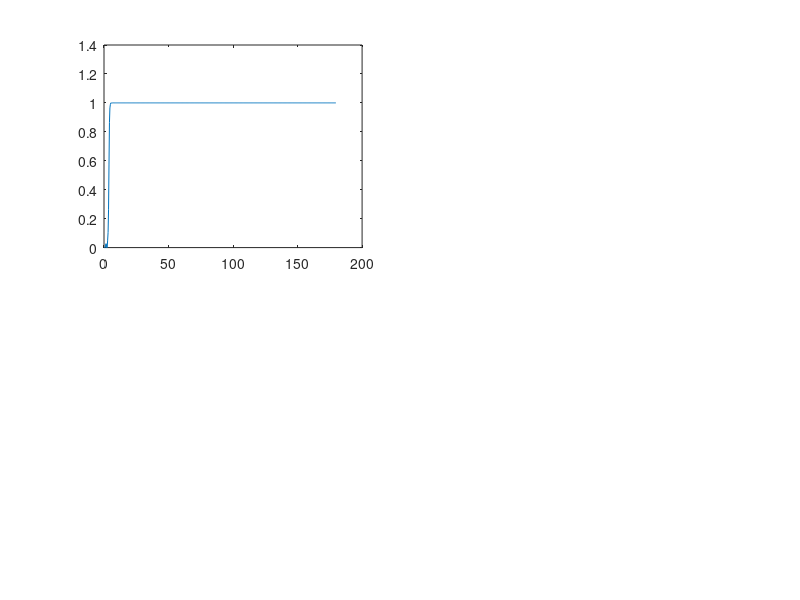

Write MATLAB code to recreate this figure. (Note: this script raises an error after producing the figure.)
%% designing high pass filter:

fs =360;
filterorder=10;
cutoffFreq=4;
[b, a]=butter(filterorder, cutoffFreq/(fs/2),'high');

% plot frequency response
[h,w]= freqz(b, a);
figure(2)
subplot(2,2,1)
plot(w/pi*fs/2, abs(h), '-');

% apply high pass filter

ECG_filtered = filter(b,a,ECG_highpass)
figure (1)
subplot(3,1,3)
plot(ECG_filtered(1,:))
title('movement artifits removed')
